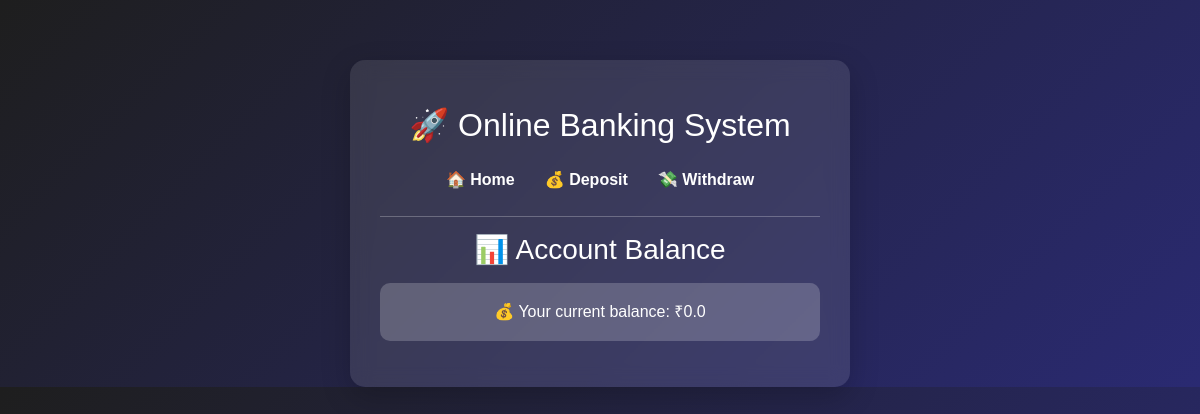
The app's page /balance/123456, older data.
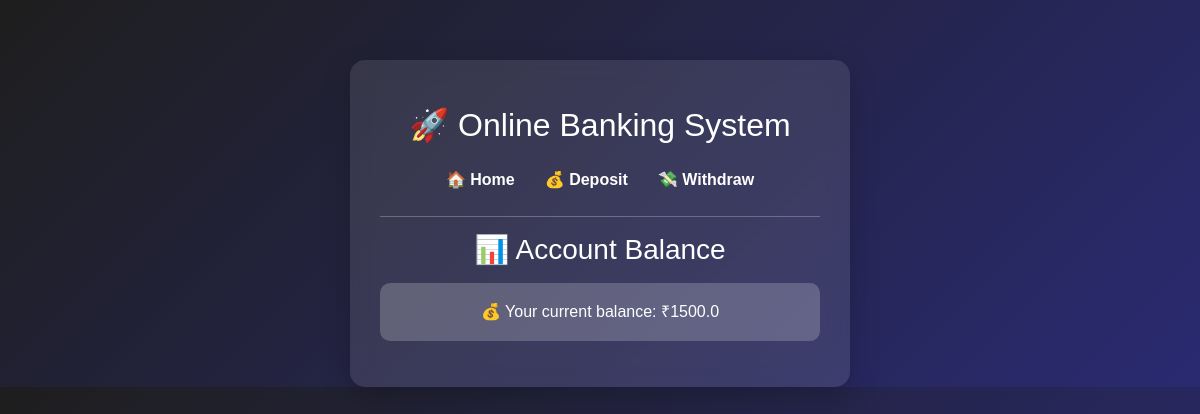
The same page, newer data.
### app.py (models this page shows)
class User(db.Model):
    id = db.Column(db.Integer, primary_key=True)
    pin_no = db.Column(db.String(10), unique=True, nullable=False)
    balance = db.Column(db.Float, default=0.0)

### app.py (the view)
@app.route('/balance/<pin_no>', methods=['GET'])
def check_balance(pin_no):
    user = User.query.filter_by(pin_no=pin_no).first()
    if user:
        return render_template('balance.html', balance=user.balance, pin_no=pin_no)
    return render_template('balance.html', error="Account not found!")

### templates/balance.html
{% extends "base.html" %}
{% block content %}
<h3 class="text-center">📊 Account Balance</h3>
{% if balance is not none %}
    <p class="alert mt-3">💰 Your current balance: ₹{{ balance }}</p>
{% else %}
    <p class="alert mt-3">❌ {{ error }}</p>
{% endif %}
{% endblock %}

### templates/base.html (shortened to what this page needs)
<!DOCTYPE html>
<html lang="en">
<head>
    <link rel="stylesheet" href="https://cdn.jsdelivr.net/npm/bootstrap@5.3.0/dist/css/bootstrap.min.css">
</head>
<body>
    <div class="container">
        <h2 class="my-3">🚀 Online Banking System</h2>
        <nav class="nav justify-content-center">
            <a class="nav-link" href="/">🏠 Home</a>
            <a class="nav-link" href="/deposit">💰 Deposit</a>
            <a class="nav-link" href="/withdraw">💸 Withdraw</a>
        </nav>
        <hr>
        {% block content %}{% endblock %}
    </div>
</body>
</html>

### templates/base.html (style rules this page uses)
body { background: linear-gradient(135deg, #1e1e1e, #2a2a72); color: #fff; font-family: 'Poppins', sans-serif; }
.container { max-width: 500px; margin-top: 60px; background: rgba(255, 255, 255, 0.1); padding: 30px; border-radius: 15px; box-shadow: 0 10px 30px rgba(0, 0, 0, 0.2); backdrop-filter: blur(10px); text-align: center; }
.nav a { color: #fff; font-weight: bold; padding: 8px 15px; border-radius: 5px; transition: all 0.3s; }
.alert { font-size: 16px; border-radius: 10px; background: rgba(255, 255, 255, 0.2); color: white; }

Row changes from the older to the newer data that the page shows:
changed User: balance "0.0" → "1500.0"
